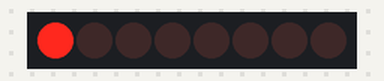
The sketch below on a simulated Arduino Uno, built with avr-gcc and run on an emulated ATmega328P. Parts: 8 shift-register outputs drawn as a row of LEDs (first output left, lit = HIGH). Wiring (inferred from the names in the program): shift register (74HC595): data pin 2; shift clock pin 3; latch pin 4. Wiring (inferred from the signals the program sends): row of LEDs: on Q0, Q1, Q2, Q3, Q4, Q5, Q6, Q7.

Above: at 0.1 s.
At 2.7 s:
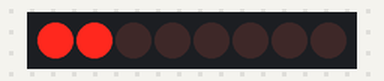
At 5.3 s:
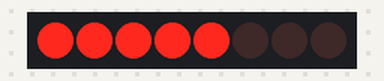
At 10.4 s:
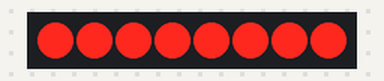
At 13.4 s:
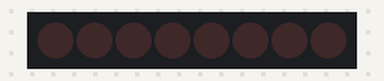
At 19.12 s:
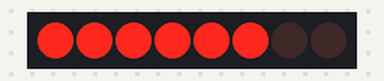
Timing chart, 0 to 19.4 s (numbered marks = the images above):
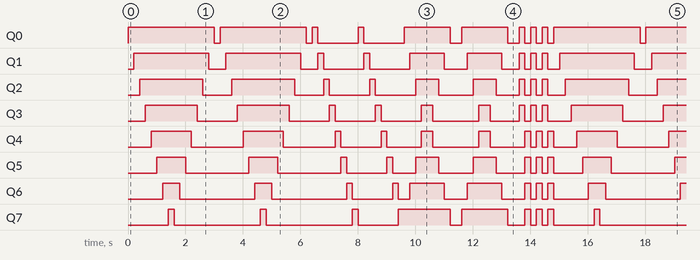

Measured:
- by itself, Q0: repeats every 14.8 s: LOW 0.20 s, HIGH 3.0 s, LOW 0.20 s, 2 × (HIGH 0.20 s, LOW 1.4 s), 2 × (HIGH 1.6 s, LOW 0.40 s), 3 × (HIGH 0.20 s, LOW 0.20 s), HIGH 3.0 s
- by itself, Q7: repeats every 14.8 s: 2 × (LOW 3.0 s, HIGH 0.20 s), LOW 1.4 s, HIGH 1.8 s, LOW 0.40 s, HIGH 1.6 s, LOW 0.60 s, 2 × (HIGH 0.20 s, LOW 0.20 s), HIGH 0.20 s, LOW 1.4 s, HIGH 0.20 s
- by itself, everything shown: repeats every 14.8 s, in 70 steps

The sketch:

circ_05_more_leds.ino
```cpp
int data = 2;
int clock = 3;
int latch = 4;

int ledState = 0;
const int ON = HIGH;
const int OFF = LOW;

int delayTime = 200;

void setup() {
  pinMode(data, OUTPUT);
  pinMode(clock, OUTPUT);
  pinMode(latch, OUTPUT);
}

void loop() {
  allOff();

  oneAfterAnotherLoop();
  oneAfterAnotherLoop();

  oneOnAtATime();
  oneOnAtATime();

  inAndOut();
  inAndOut();

  redsAndGreensAlt();
  redsAndGreensAlt();
  redsAndGreensAlt();
}

void allOff() {
  for(int i = 0; i < 8; i++) {
    changeLED(i, OFF);
  }
}

void oneAfterAnotherLoop() {
  for(int i = 0; i < 8; i++) {
    changeLED(i, ON);
    delay(delayTime);
  }
  for(int i = 7; i > -1; i--) {
    changeLED(i, OFF);
    delay(delayTime);
  }
}

void oneOnAtATime() {
  for(int i = 0; i < 8; i++) {
    int offLed = (i - 1 + 8) % 8;
    changeLED(i, ON);
    changeLED(offLed, OFF);
    delay(delayTime);
  }
  changeLED(7, OFF);
}

void inAndOut() {
  for(int i = 0; i < 4; i++) {
    changeLED(i, ON);
    changeLED(7 - i, ON);
    delay(delayTime);
  }
  delay(delayTime);
  for(int i = 3; i >= 0; i--) {
    changeLED(i, OFF);
    changeLED(7 - i, OFF);
    delay(delayTime);
  }
  delay(delayTime);
}

void redsAndGreensAlt() {
  greens(ON);
  reds(OFF);
  delay(delayTime);
  greens(OFF);
  reds(ON);
  delay(delayTime);
}

void greens(int state) {
  for(int i = 0; i < 4; i ++) {
    changeLED(i, state);
  }
}

void reds(int state) {
  for(int i = 4; i < 8; i ++) {
    changeLED(i, state);
  }
}

void updateLEDs(int value) {
  digitalWrite(latch, LOW);
  shiftOut(data, clock, MSBFIRST, value);
  digitalWrite(latch, HIGH);
}

int bits[] = {B00000001, B00000010, B00000100, B00001000,
              B00010000, B00100000, B01000000, B10000000};
int masks[] = {B11111110, B11111101, B11111011, B11110111,
               B11101111, B11011111, B10111111, B01111111};

void changeLED(int led, int state) {
  ledState = ledState & masks[led];
  if(state == ON) { ledState = ledState | bits[led]; }
  updateLEDs(ledState);
}
```
